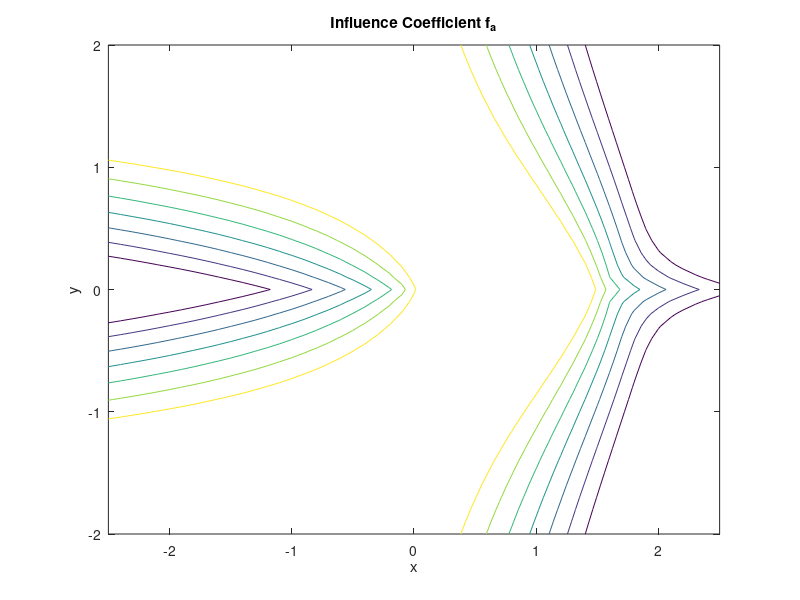
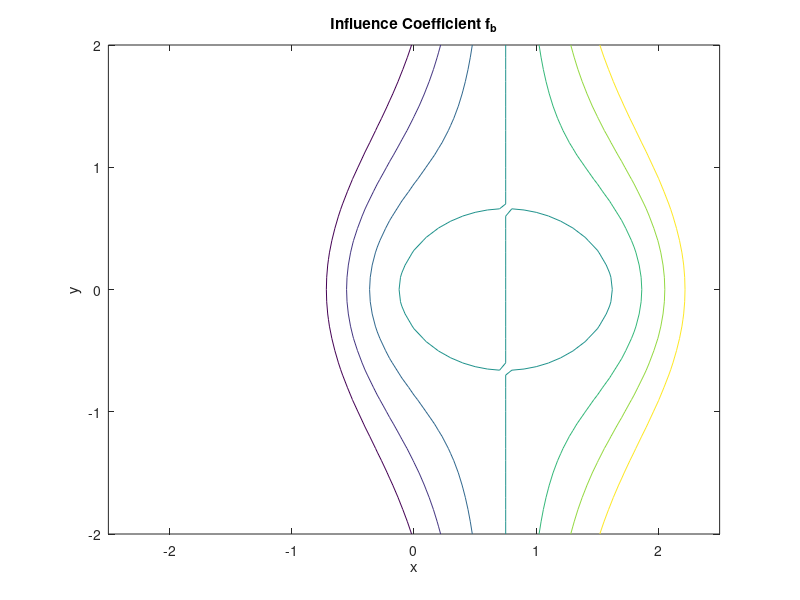

The MATLAB script that drew these images, in order:
del = 1.5;
X = 2;
Yin = 1.5;
xmin = -2.5;
xmax = 2.5;
ymin = -2;
ymax = 2;
nx = 51;
ny = 41;
c = -0.15:0.05:0.15;
function [infa, infb] = refpaninf(del, X, Yin)
    
    if abs(Yin) < 1e-5
        Y = 1e-5;
    else
        Y = Yin;
    end

    % Precompute reused terms
    X1 = X;
    X2 = X - del;
    Y2 = Y^2;

    % Influence coefficient fa
    infa = -(1 / (4 * pi)) * ( ...
        X*log(X^2 + Y^2) - ...
        (X-del)*log((X-del)^2 + Y^2) - ...
        2*del + ...
        2*Y*(atan(X/Y) - atan((del - X) / Y)) );

    % Influence coefficient fb
    infb = 1/(8 * pi) * ((X^2 + Y^2) * log(X^2 + Y^2) ...
    - ((X - del)^2 + Y^2) * log((X - del)^2 + Y^2) ...
    - 2 * X * del + del^2);
  
end
 
% Generate grid and compute influence cofficients
for i = 1:nx
    for j = 1:ny
        xm(i,j) = xmin + (i-1)*(xmax-xmin)/(nx-1);
        ym(i,j) = ymin + (j-1)*(ymax-ymin)/(ny-1);
        [infa(i,j), infb(i,j)] = refpaninf(del, xm(i,j), ym(i,j));
    end
end

% Plot fa
figure(1)
contour(xm', ym', infa', c)
xlabel('x'), ylabel('y')
title('Influence Coefficient f_a')
axis equal

% Plot fb in a separate figure
figure(2)
contour(xm', ym', infb', c)
xlabel('x'), ylabel('y')
title('Influence Coefficient f_b')
axis equal